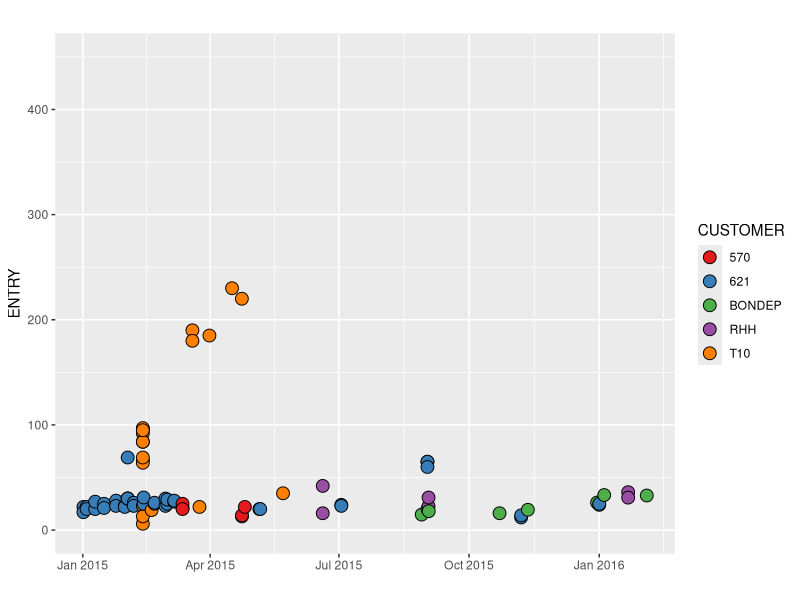
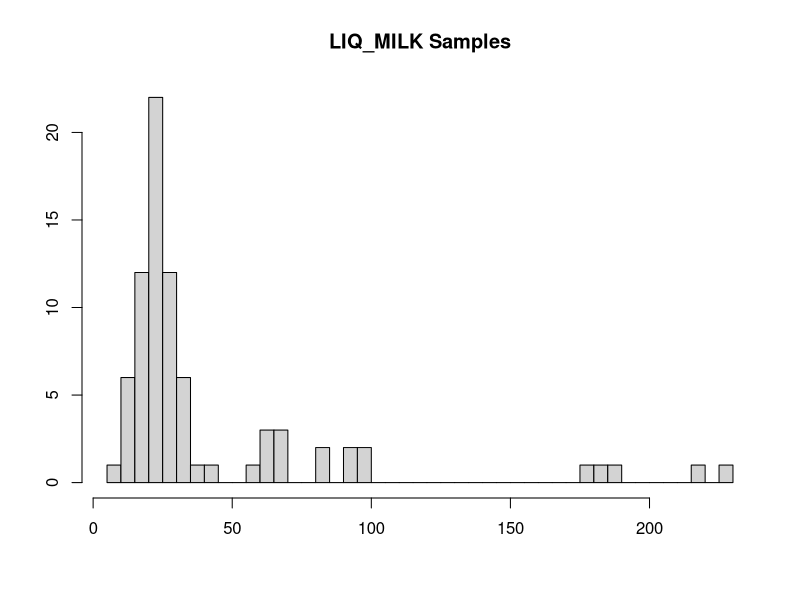
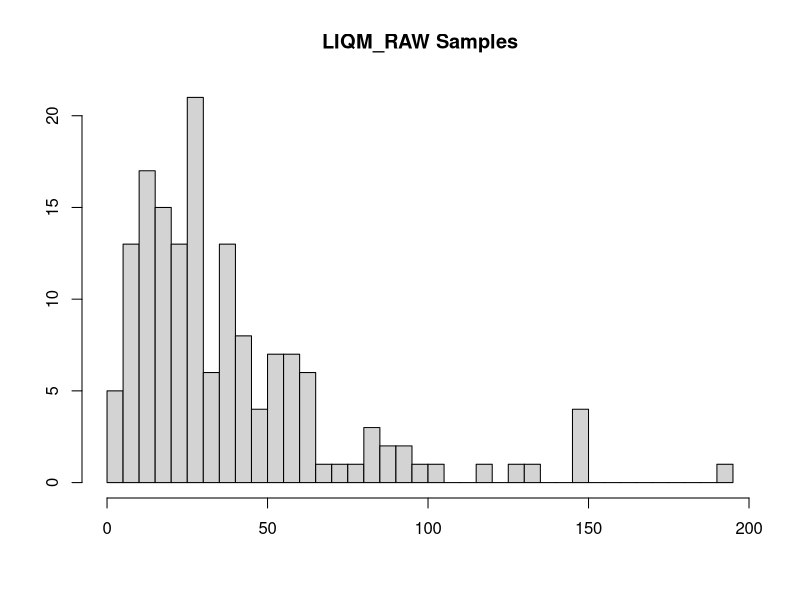
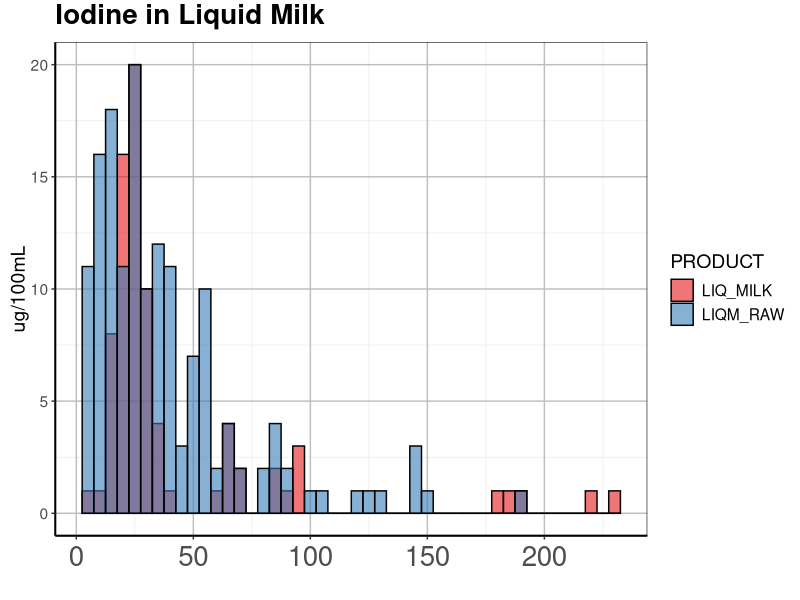

Generate these figures, in order, with R:
# Clear Environment ---------------------------------------------
rm(list=ls())

#Default library-------------------------------------------------
library(dplyr)
library(tidyr)
library(ggplot2)
library(readxl)
library(lubridate)

#Data in--------------------------------------------------------
data.in <- read.csv("data/Iodine_Extract.csv", as.is=TRUE, header = TRUE)
colnames(data.in)[1] <- "SAMPLE_NUMBER"

data.in$ENTRY <- as.numeric(data.in$ENTRY)
data.in$LOGIN_DATE <- dmy_hms(data.in$LOGIN_DATE)


data.2 <- data.in %>% filter(PRODUCT == "LIQ_MILK") 



data.2 <- data.2 %>%
  filter(ENTRY <900) %>%
  #filter(CUSTOMER == "MG70"|CUSTOMER == "MG80")%>%
  filter(LOGIN_DATE > "2011-01-01")


plot.I <- ggplot(data.2, aes(x=LOGIN_DATE, y = ENTRY, fill = CUSTOMER)) +
        geom_point(size=4, shape = 21, colour = "black") +
        scale_fill_brewer(palette = "Set1") +
        labs(title = "", x="") +
        scale_y_continuous(limits = c(0,450))
plot.I

hist(data.2$ENTRY, 
     breaks=60,
     main = "LIQ_MILK Samples",
     xlab="",
     ylab="")

data.3 <- data.in %>% filter(PRODUCT == "LIQM_RAW") 

data.3 <- data.3 %>%
  filter(ENTRY <900) %>%
  filter(LOGIN_DATE > "2011-01-01")

hist(data.3$ENTRY, 
     breaks=60,
     main = "LIQM_RAW Samples",
     xlab="",
     ylab="")

data4 <- data.in %>% filter(PRODUCT == "LIQM_RAW"| PRODUCT == "LIQ_MILK")

ggplot(data4, aes(x=ENTRY, fill = PRODUCT)) + 
  geom_histogram(position = "identity", alpha = 0.6, binwidth=5, colour="black") +
  scale_fill_brewer(palette="Set1")+

  labs(x="", y="ug/100mL", title="Iodine in Liquid Milk") +
  theme_bw() +
  theme(plot.title = element_text(size=20, face="bold", vjust=1.5, lineheight=1.2)) + 
  theme(axis.text.x=element_text(angle=0, size=20, vjust=0.5)) + theme(axis.title.x = element_text(color="black", vjust=-0.35),  axis.title.y = element_text(color="black" , vjust=0.35)   ) + 
  theme(panel.grid.major = element_line(size = 0.5, color = "grey"), axis.line = element_line(size = 0.7, color = "black"), text = element_text(size = 14))

